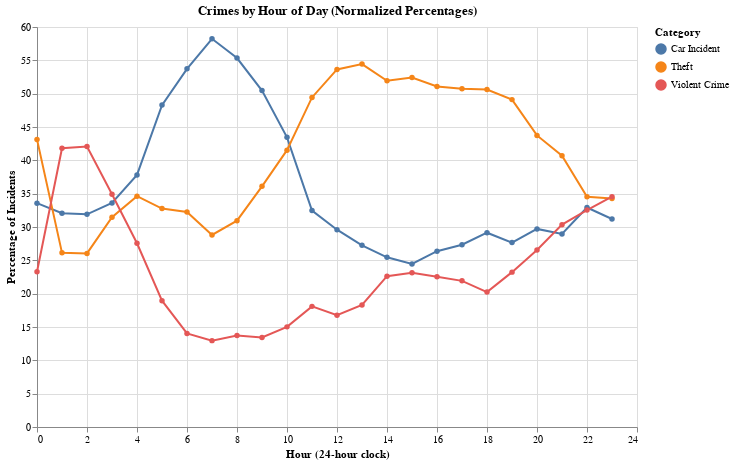

The code cell stored with this chart in its notebook:
### Code cell
# Hourly percentages
hourly_percentage = (
    hourly_count
    .assign(Percentage=lambda df: df.groupby('HOUR')['Count'].transform(lambda x: x / x.sum() * 100))
)

chart_hourly_percentage = alt.Chart(hourly_percentage).mark_line(point=True).encode(
    x=alt.X('HOUR:Q', title='Hour (24-hour clock)'),
    y=alt.Y('Percentage:Q', title='Percentage of Incidents'),
    color='Category:N',
    tooltip=['HOUR', 'Category', 'Percentage']
).properties(
    title='Crimes by Hour of Day (Normalized Percentages)',
    width=600,
    height=400
)

chart_hourly_percentage

### Figure 1 — Vega specification as saved in the notebook (floating-point values rounded to 4 significant figures)
{"$schema": "https://vega.github.io/schema/vega/v5.json", "data": [{"name": "source_0", "values": [{"HOUR": 0, "Category": "Car Incident", "Count": 2313, "Percentage": 33.58}, {"HOUR": 0, "Category": "Theft", "Count": 2972, "Percentage": 43.14}, {"HOUR": 0, "Category": "Violent Crime", "Count": 1604, "Percentage": 23.28}, {"HOUR": 1, "Category": "Car Incident", "Count": 701, "Percentage": 32.07}, {"HOUR": 1, "Category": "Theft", "Count": 571, "Percentage": 26.12}, {"HOUR": 1, "Category": "Violent Crime", "Count": 914, "Percentage": 41.81}, {"HOUR": 2, "Category": "Car Incident", "Count": 625, "Percentage": 31.9}, {"HOUR": 2, "Category": "Theft", "Count": 510, "Percentage": 26.03}, {"HOUR": 2, "Category": "Violent Crime", "Count": 824, "Percentage": 42.06}, {"HOUR": 3, "Category": "Car Incident", "Count": 410, "Percentage": 33.61}, {"HOUR": 3, "Category": "Theft", "Count": 384, "Percentage": 31.48}, {"HOUR": 3, "Category": "Violent Crime", "Count": 426, "Percentage": 34.92}, {"HOUR": 4, "Category": "Car Incident", "Count": 343, "Percentage": 37.82}, {"HOUR": 4, "Category": "Theft", "Count": 314, "Percentage": 34.62}, {"HOUR": 4, "Category": "Violent Crime", "Count": 250, "Percentage": 27.56}, {"HOUR": 5, "Category": "Car Incident", "Count": 535, "Percentage": 48.29}, {"HOUR": 5, "Category": "Theft", "Count": 363, "Percentage": 32.76}, {"HOUR": 5, "Category": "Violent Crime", "Count": 210, "Percentage": 18.95}, {"HOUR": 6, "Category": "Car Incident", "Count": 758, "Percentage": 53.72}, {"HOUR": 6, "Category": "Theft", "Count": 455, "Percentage": 32.25}, {"HOUR": 6, "Category": "Violent Crime", "Count": 198, "Percentage": 14.03}, {"HOUR": 7, "Category": "Car Incident", "Count": 1645, "Percentage": 58.23}, {"HOUR": 7, "Category": "Theft", "Count": 814, "Percentage": 28.81}, {"HOUR": 7, "Category": "Violent Crime", "Count": 366, "Percentage": 12.96}, {"HOUR": 8, "Category": "Car Incident", "Count": 2600, "Percentage": 55.34}, {"HOUR": 8, "Category": "Theft", "Count": 1454, "Percentage": 30.95}, {"HOUR": 8, "Category": "Violent Crime", "Count": 644, "Percentage": 13.71}, {"HOUR": 9, "Category": "Car Incident", "Count": 2403, "Percentage": 50.46}, {"HOUR": 9, "Category": "Theft", "Count": 1719, "Percentage": 36.1}, {"HOUR": 9, "Category": "Violent Crime", "Count": 640, "Percentage": 13.44}, {"HOUR": 10, "Category": "Car Incident", "Count": 2216, "Percentage": 43.45}, {"HOUR": 10, "Category": "Theft", "Count": 2118, "Percentage": 41.53}, {"HOUR": 10, "Category": "Violent Crime", "Count": 766, "Percentage": 15.02}, {"HOUR": 11, "Category": "Car Incident", "Count": 1694, "Percentage": 32.47}, {"HOUR": 11, "Category": "Theft", "Count": 2579, "Percentage": 49.43}, {"HOUR": 11, "Category": "Violent Crime", "Count": 944, "Percentage": 18.09}, {"HOUR": 12, "Category": "Car Incident", "Count": 1648, "Percentage": 29.59}, {"HOUR": 12, "Category": "Theft", "Count": 2987, "Percentage": 53.64}, {"HOUR": 12, "Category": "Violent Crime", "Count": 934, "Percentage": 16.77}, {"HOUR": 13, "Category": "Car Incident", "Count": 1328, "Percentage": 27.25}, {"HOUR": 13, "Category": "Theft", "Count": 2653, "Percentage": 54.44}, {"HOUR": 13, "Category": "Violent Crime", "Count": 892, "Percentage": 18.3}, {"HOUR": 14, "Category": "Car Incident", "Count": 1312, "Percentage": 25.45}, {"HOUR": 14, "Category": "Theft", "Count": 2677, "Percentage": 51.93}, {"HOUR": 14, "Category": "Violent Crime", "Count": 1166, "Percentage": 22.62}, {"HOUR": 15, "Category": "Car Incident", "Count": 1231, "Percentage": 24.46}, {"HOUR": 15, "Category": "Theft", "Count": 2638, "Percentage": 52.41}, {"HOUR": 15, "Category": "Violent Crime", "Count": 1164, "Percentage": 23.13}, {"HOUR": 16, "Category": "Car Incident", "Count": 1534, "Percentage": 26.37}, {"HOUR": 16, "Category": "Theft", "Count": 2972, "Percentage": 51.08}, {"HOUR": 16, "Category": "Violent Crime", "Count": 1312, "Percentage": 22.55}, {"HOUR": 17, "Category": "Car Incident", "Count": 1661, "Percentage": 27.34}, {"HOUR": 17, "Category": "Theft", "Count": 3083, "Percentage": 50.74}, {"HOUR": 17, "Category": "Violent Crime", "Count": 1332, "Percentage": 21.92}, {"HOUR": 18, "Category": "Car Incident", "Count": 1607, "Percentage": 29.14}, {"HOUR": 18, "Category": "Theft", "Count": 2791, "Percentage": 50.62}, {"HOUR": 18, "Category": "Violent Crime", "Count": 1116, "Percentage": 20.24}, {"HOUR": 19, "Category": "Car Incident", "Count": 1286, "Percentage": 27.66}, {"HOUR": 19, "Category": "Theft", "Count": 2283, "Percentage": 49.11}, {"HOUR": 19, "Category": "Violent Crime", "Count": 1080, "Percentage": 23.23}, {"HOUR": 20, "Category": "Car Incident", "Count": 1269, "Percentage": 29.71}, {"HOUR": 20, "Category": "Theft", "Count": 1868, "Percentage": 43.74}, {"HOUR": 20, "Category": "Violent Crime", "Count": 1134, "Percentage": 26.55}, {"HOUR": 21, "Category": "Car Incident", "Count": 1061, "Percentage": 28.96}, {"HOUR": 21, "Category": "Theft", "Count": 1491, "Percentage": 40.69}, {"HOUR": 21, "Category": "Violent Crime", "Count": 1112, "Percentage": 30.35}, {"HOUR": 22, "Category": "Car Incident", "Count": 1030, "Percentage": 32.93}, {"HOUR": 22, "Category": "Theft", "Count": 1080, "Percentage": 34.53}, {"HOUR": 22, "Category": "Violent Crime", "Count": 1018, "Percentage": 32.54}, {"HOUR": 23, "Category": "Car Incident", "Count": 775, "Percentage": 31.2}, {"HOUR": 23, "Category": "Theft", "Count": 851, "Percentage": 34.26}, {"HOUR": 23, "Category": "Violent Crime", "Count": 858, "Percentage": 34.54}]}, {"name": "data_0", "values": [{"Category": "Car Incident", "HOUR": 0, "Percentage": 33.58}, {"Category": "Theft", "HOUR": 0, "Percentage": 43.14}, {"Category": "Violent Crime", "HOUR": 0, "Percentage": 23.28}, {"Category": "Car Incident", "HOUR": 1, "Percentage": 32.07}, {"Category": "Theft", "HOUR": 1, "Percentage": 26.12}, {"Category": "Violent Crime", "HOUR": 1, "Percentage": 41.81}, {"Category": "Car Incident", "HOUR": 2, "Percentage": 31.9}, {"Category": "Theft", "HOUR": 2, "Percentage": 26.03}, {"Category": "Violent Crime", "HOUR": 2, "Percentage": 42.06}, {"Category": "Car Incident", "HOUR": 3, "Percentage": 33.61}, {"Category": "Theft", "HOUR": 3, "Percentage": 31.48}, {"Category": "Violent Crime", "HOUR": 3, "Percentage": 34.92}, {"Category": "Car Incident", "HOUR": 4, "Percentage": 37.82}, {"Category": "Theft", "HOUR": 4, "Percentage": 34.62}, {"Category": "Violent Crime", "HOUR": 4, "Percentage": 27.56}, {"Category": "Car Incident", "HOUR": 5, "Percentage": 48.29}, {"Category": "Theft", "HOUR": 5, "Percentage": 32.76}, {"Category": "Violent Crime", "HOUR": 5, "Percentage": 18.95}, {"Category": "Car Incident", "HOUR": 6, "Percentage": 53.72}, {"Category": "Theft", "HOUR": 6, "Percentage": 32.25}, {"Category": "Violent Crime", "HOUR": 6, "Percentage": 14.03}, {"Category": "Car Incident", "HOUR": 7, "Percentage": 58.23}, {"Category": "Theft", "HOUR": 7, "Percentage": 28.81}, {"Category": "Violent Crime", "HOUR": 7, "Percentage": 12.96}, {"Category": "Car Incident", "HOUR": 8, "Percentage": 55.34}, {"Category": "Theft", "HOUR": 8, "Percentage": 30.95}, {"Category": "Violent Crime", "HOUR": 8, "Percentage": 13.71}, {"Category": "Car Incident", "HOUR": 9, "Percentage": 50.46}, {"Category": "Theft", "HOUR": 9, "Percentage": 36.1}, {"Category": "Violent Crime", "HOUR": 9, "Percentage": 13.44}, {"Category": "Car Incident", "HOUR": 10, "Percentage": 43.45}, {"Category": "Theft", "HOUR": 10, "Percentage": 41.53}, {"Category": "Violent Crime", "HOUR": 10, "Percentage": 15.02}, {"Category": "Car Incident", "HOUR": 11, "Percentage": 32.47}, {"Category": "Theft", "HOUR": 11, "Percentage": 49.43}, {"Category": "Violent Crime", "HOUR": 11, "Percentage": 18.09}, {"Category": "Car Incident", "HOUR": 12, "Percentage": 29.59}, {"Category": "Theft", "HOUR": 12, "Percentage": 53.64}, {"Category": "Violent Crime", "HOUR": 12, "Percentage": 16.77}, {"Category": "Car Incident", "HOUR": 13, "Percentage": 27.25}, {"Category": "Theft", "HOUR": 13, "Percentage": 54.44}, {"Category": "Violent Crime", "HOUR": 13, "Percentage": 18.3}, {"Category": "Car Incident", "HOUR": 14, "Percentage": 25.45}, {"Category": "Theft", "HOUR": 14, "Percentage": 51.93}, {"Category": "Violent Crime", "HOUR": 14, "Percentage": 22.62}, {"Category": "Car Incident", "HOUR": 15, "Percentage": 24.46}, {"Category": "Theft", "HOUR": 15, "Percentage": 52.41}, {"Category": "Violent Crime", "HOUR": 15, "Percentage": 23.13}, {"Category": "Car Incident", "HOUR": 16, "Percentage": 26.37}, {"Category": "Theft", "HOUR": 16, "Percentage": 51.08}, {"Category": "Violent Crime", "HOUR": 16, "Percentage": 22.55}, {"Category": "Car Incident", "HOUR": 17, "Percentage": 27.34}, {"Category": "Theft", "HOUR": 17, "Percentage": 50.74}, {"Category": "Violent Crime", "HOUR": 17, "Percentage": 21.92}, {"Category": "Car Incident", "HOUR": 18, "Percentage": 29.14}, {"Category": "Theft", "HOUR": 18, "Percentage": 50.62}, {"Category": "Violent Crime", "HOUR": 18, "Percentage": 20.24}, {"Category": "Car Incident", "HOUR": 19, "Percentage": 27.66}, {"Category": "Theft", "HOUR": 19, "Percentage": 49.11}, {"Category": "Violent Crime", "HOUR": 19, "Percentage": 23.23}, {"Category": "Car Incident", "HOUR": 20, "Percentage": 29.71}, {"Category": "Theft", "HOUR": 20, "Percentage": 43.74}, {"Category": "Violent Crime", "HOUR": 20, "Percentage": 26.55}, {"Category": "Car Incident", "HOUR": 21, "Percentage": 28.96}, {"Category": "Theft", "HOUR": 21, "Percentage": 40.69}, {"Category": "Violent Crime", "HOUR": 21, "Percentage": 30.35}, {"Category": "Car Incident", "HOUR": 22, "Percentage": 32.93}, {"Category": "Theft", "HOUR": 22, "Percentage": 34.53}, {"Category": "Violent Crime", "HOUR": 22, "Percentage": 32.54}, {"Category": "Car Incident", "HOUR": 23, "Percentage": 31.2}, {"Category": "Theft", "HOUR": 23, "Percentage": 34.26}, {"Category": "Violent Crime", "HOUR": 23, "Percentage": 34.54}]}, {"name": "source_0_color_domain_Category_0", "values": [{"Category": "Car Incident"}, {"Category": "Theft"}, {"Category": "Violent Crime"}]}, {"name": "data_0_color_domain_Category_1", "values": [{"Category": "Car Incident"}, {"Category": "Theft"}, {"Category": "Violent Crime"}]}], "marks": [{"type": "group", "name": "layer_0_pathgroup", "from": {"facet": {"data": "source_0", "name": "faceted_path_layer_0_main", "groupby": ["Category"]}}, "encode": {"update": {"height": {"field": {"signal": null, "datum": null, "group": "height", "parent": null}}, "width": {"field": {"signal": null, "datum": null, "group": "width", "parent": null}}}}, "marks": [{"type": "line", "name": "layer_0_marks", "from": {"data": "faceted_path_layer_0_main"}, "sort": {"field": "x"}, "encode": {"update": {"defined": {"signal": "isValid(datum[\"HOUR\"]) && isFinite(+datum[\"HOUR\"]) && isValid(datum[\"Percentage\"]) && isFinite(+datum[\"Percentage\"])"}, "stroke": {"field": "Category", "scale": "color"}, "tooltip": {"signal": "{\"HOUR\": format(datum[\"HOUR\"], \"\"), \"Category\": isValid(datum[\"Category\"]) ? datum[\"Category\"] : \"\"+datum[\"Category\"], \"Percentage\": format(datum[\"Percentage\"], \"\")}"}, "y": {"field": "Percentage", "scale": "y"}, "x": {"field": "HOUR", "scale": "x"}}}, "style": ["line"]}]}, {"type": "symbol", "name": "layer_1_marks", "from": {"data": "data_0"}, "encode": {"update": {"fill": {"field": "Category", "scale": "color"}, "x": {"field": "HOUR", "scale": "x"}, "y": {"field": "Percentage", "scale": "y"}, "opacity": {"value": 1}, "tooltip": {"signal": "{\"HOUR\": format(datum[\"HOUR\"], \"\"), \"Category\": isValid(datum[\"Category\"]) ? datum[\"Category\"] : \"\"+datum[\"Category\"], \"Percentage\": format(datum[\"Percentage\"], \"\")}"}}}, "style": ["point"]}], "scales": [{"name": "x", "type": "linear", "domain": {"fields": [{"data": "source_0", "field": "HOUR"}, {"data": "data_0", "field": "HOUR"}]}, "range": [0, {"signal": "width"}], "nice": true, "zero": false}, {"name": "y", "type": "linear", "domain": {"fields": [{"data": "source_0", "field": "Percentage"}, {"data": "data_0", "field": "Percentage"}]}, "range": [{"signal": "height"}, 0], "zero": true, "nice": true}, {"name": "color", "type": "ordinal", "domain": {"fields": [{"data": "source_0_color_domain_Category_0", "field": "Category"}, {"data": "data_0_color_domain_Category_1", "field": "Category"}], "sort": true}, "range": "category"}], "axes": [{"scale": "x", "tickCount": {"signal": "ceil(width/40)"}, "ticks": false, "maxExtent": 0, "gridScale": "y", "aria": false, "labels": false, "orient": "bottom", "grid": true, "zindex": 0, "minExtent": 0, "domain": false}, {"scale": "y", "labels": false, "aria": false, "domain": false, "orient": "left", "gridScale": "x", "tickCount": {"signal": "ceil(height/40)"}, "ticks": false, "maxExtent": 0, "zindex": 0, "minExtent": 0, "grid": true}, {"scale": "x", "grid": false, "labelFlush": true, "labelOverlap": true, "zindex": 0, "orient": "bottom", "tickCount": {"signal": "ceil(width/40)"}, "title": "Hour (24-hour clock)"}, {"scale": "y", "labelOverlap": true, "zindex": 0, "orient": "left", "grid": false, "tickCount": {"signal": "ceil(height/40)"}, "title": "Percentage of Incidents"}], "title": {"text": "Crimes by Hour of Day (Normalized Percentages)", "frame": "group"}, "width": 600, "style": "cell", "legends": [{"stroke": "color", "symbolType": "circle", "title": "Category", "fill": "color", "encode": {"symbols": {"update": {"opacity": {"value": 1}}}}}], "height": 400, "background": "white", "padding": 5}
